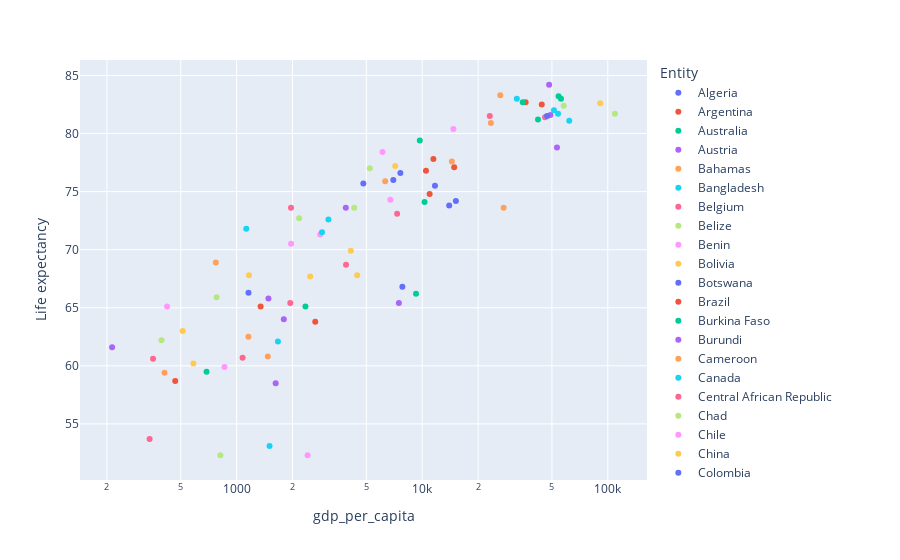

Notebook cell for this chart:
### Code cell
# show a logarithmic axis 
px.scatter(gdp_pop_le.query("Year == 2017"), x = "gdp_per_capita", y = "Life expectancy", color = "Entity", log_x = True)

### Figure 1 — Plotly figure (JSON) as saved in the notebook; plotly's stock layout.template omitted (floating-point values rounded to 4 significant figures)
{"data": [{"hovertemplate": "Entity=Algeria<br>gdp_per_capita=%{x}<br>Life expectancy=%{y}<extra></extra>", "legendgroup": "Algeria", "marker": {"color": "#636efa", "symbol": "circle"}, "mode": "markers", "name": "Algeria", "orientation": "v", "showlegend": true, "type": "scatter", "x": [4817.0], "xaxis": "x", "y": [75.7], "yaxis": "y"}, {"hovertemplate": "Entity=Argentina<br>gdp_per_capita=%{x}<br>Life expectancy=%{y}<extra></extra>", "legendgroup": "Argentina", "marker": {"color": "#EF553B", "symbol": "circle"}, "mode": "markers", "name": "Argentina", "orientation": "v", "showlegend": true, "type": "scatter", "x": [10480.0], "xaxis": "x", "y": [76.8], "yaxis": "y"}, {"hovertemplate": "Entity=Australia<br>gdp_per_capita=%{x}<br>Life expectancy=%{y}<extra></extra>", "legendgroup": "Australia", "marker": {"color": "#00cc96", "symbol": "circle"}, "mode": "markers", "name": "Australia", "orientation": "v", "showlegend": true, "type": "scatter", "x": [55960.0], "xaxis": "x", "y": [83], "yaxis": "y"}, {"hovertemplate": "Entity=Austria<br>gdp_per_capita=%{x}<br>Life expectancy=%{y}<extra></extra>", "legendgroup": "Austria", "marker": {"color": "#ab63fa", "symbol": "circle"}, "mode": "markers", "name": "Austria", "orientation": "v", "showlegend": true, "type": "scatter", "x": [49070.0], "xaxis": "x", "y": [81.6], "yaxis": "y"}, {"hovertemplate": "Entity=Bahamas<br>gdp_per_capita=%{x}<br>Life expectancy=%{y}<extra></extra>", "legendgroup": "Bahamas", "marker": {"color": "#FFA15A", "symbol": "circle"}, "mode": "markers", "name": "Bahamas", "orientation": "v", "showlegend": true, "type": "scatter", "x": [27470.0], "xaxis": "x", "y": [73.6], "yaxis": "y"}, {"hovertemplate": "Entity=Bangladesh<br>gdp_per_capita=%{x}<br>Life expectancy=%{y}<extra></extra>", "legendgroup": "Bangladesh", "marker": {"color": "#19d3f3", "symbol": "circle"}, "mode": "markers", "name": "Bangladesh", "orientation": "v", "showlegend": true, "type": "scatter", "x": [1127.0], "xaxis": "x", "y": [71.8], "yaxis": "y"}, {"hovertemplate": "Entity=Belgium<br>gdp_per_capita=%{x}<br>Life expectancy=%{y}<extra></extra>", "legendgroup": "Belgium", "marker": {"color": "#FF6692", "symbol": "circle"}, "mode": "markers", "name": "Belgium", "orientation": "v", "showlegend": true, "type": "scatter", "x": [45890.0], "xaxis": "x", "y": [81.4], "yaxis": "y"}, {"hovertemplate": "Entity=Belize<br>gdp_per_capita=%{x}<br>Life expectancy=%{y}<extra></extra>", "legendgroup": "Belize", "marker": {"color": "#B6E880", "symbol": "circle"}, "mode": "markers", "name": "Belize", "orientation": "v", "showlegend": true, "type": "scatter", "x": [4300.0], "xaxis": "x", "y": [73.6], "yaxis": "y"}, {"hovertemplate": "Entity=Benin<br>gdp_per_capita=%{x}<br>Life expectancy=%{y}<extra></extra>", "legendgroup": "Benin", "marker": {"color": "#FF97FF", "symbol": "circle"}, "mode": "markers", "name": "Benin", "orientation": "v", "showlegend": true, "type": "scatter", "x": [860.0], "xaxis": "x", "y": [59.9], "yaxis": "y"}, {"hovertemplate": "Entity=Bolivia<br>gdp_per_capita=%{x}<br>Life expectancy=%{y}<extra></extra>", "legendgroup": "Bolivia", "marker": {"color": "#FECB52", "symbol": "circle"}, "mode": "markers", "name": "Bolivia", "orientation": "v", "showlegend": true, "type": "scatter", "x": [2491.0], "xaxis": "x", "y": [67.7], "yaxis": "y"}, {"hovertemplate": "Entity=Botswana<br>gdp_per_capita=%{x}<br>Life expectancy=%{y}<extra></extra>", "legendgroup": "Botswana", "marker": {"color": "#636efa", "symbol": "circle"}, "mode": "markers", "name": "Botswana", "orientation": "v", "showlegend": true, "type": "scatter", "x": [7819.0], "xaxis": "x", "y": [66.8], "yaxis": "y"}, {"hovertemplate": "Entity=Brazil<br>gdp_per_capita=%{x}<br>Life expectancy=%{y}<extra></extra>", "legendgroup": "Brazil", "marker": {"color": "#EF553B", "symbol": "circle"}, "mode": "markers", "name": "Brazil", "orientation": "v", "showlegend": true, "type": "scatter", "x": [10970.0], "xaxis": "x", "y": [74.8], "yaxis": "y"}, {"hovertemplate": "Entity=Burkina Faso<br>gdp_per_capita=%{x}<br>Life expectancy=%{y}<extra></extra>", "legendgroup": "Burkina Faso", "marker": {"color": "#00cc96", "symbol": "circle"}, "mode": "markers", "name": "Burkina Faso", "orientation": "v", "showlegend": true, "type": "scatter", "x": [688.5], "xaxis": "x", "y": [59.5], "yaxis": "y"}, {"hovertemplate": "Entity=Burundi<br>gdp_per_capita=%{x}<br>Life expectancy=%{y}<extra></extra>", "legendgroup": "Burundi", "marker": {"color": "#ab63fa", "symbol": "circle"}, "mode": "markers", "name": "Burundi", "orientation": "v", "showlegend": true, "type": "scatter", "x": [213.3], "xaxis": "x", "y": [61.6], "yaxis": "y"}, {"hovertemplate": "Entity=Cameroon<br>gdp_per_capita=%{x}<br>Life expectancy=%{y}<extra></extra>", "legendgroup": "Cameroon", "marker": {"color": "#FFA15A", "symbol": "circle"}, "mode": "markers", "name": "Cameroon", "orientation": "v", "showlegend": true, "type": "scatter", "x": [1472.0], "xaxis": "x", "y": [60.8], "yaxis": "y"}, {"hovertemplate": "Entity=Canada<br>gdp_per_capita=%{x}<br>Life expectancy=%{y}<extra></extra>", "legendgroup": "Canada", "marker": {"color": "#19d3f3", "symbol": "circle"}, "mode": "markers", "name": "Canada", "orientation": "v", "showlegend": true, "type": "scatter", "x": [51280.0], "xaxis": "x", "y": [82], "yaxis": "y"}, {"hovertemplate": "Entity=Central African Republic<br>gdp_per_capita=%{x}<br>Life expectancy=%{y}<extra></extra>", "legendgroup": "Central African Republic", "marker": {"color": "#FF6692", "symbol": "circle"}, "mode": "markers", "name": "Central African Republic", "orientation": "v", "showlegend": true, "type": "scatter", "x": [339.6], "xaxis": "x", "y": [53.7], "yaxis": "y"}, {"hovertemplate": "Entity=Chad<br>gdp_per_capita=%{x}<br>Life expectancy=%{y}<extra></extra>", "legendgroup": "Chad", "marker": {"color": "#B6E880", "symbol": "circle"}, "mode": "markers", "name": "Chad", "orientation": "v", "showlegend": true, "type": "scatter", "x": [817.0], "xaxis": "x", "y": [52.3], "yaxis": "y"}, {"hovertemplate": "Entity=Chile<br>gdp_per_capita=%{x}<br>Life expectancy=%{y}<extra></extra>", "legendgroup": "Chile", "marker": {"color": "#FF97FF", "symbol": "circle"}, "mode": "markers", "name": "Chile", "orientation": "v", "showlegend": true, "type": "scatter", "x": [14720.0], "xaxis": "x", "y": [80.4], "yaxis": "y"}, {"hovertemplate": "Entity=China<br>gdp_per_capita=%{x}<br>Life expectancy=%{y}<extra></extra>", "legendgroup": "China", "marker": {"color": "#FECB52", "symbol": "circle"}, "mode": "markers", "name": "China", "orientation": "v", "showlegend": true, "type": "scatter", "x": [7150.0], "xaxis": "x", "y": [77.2], "yaxis": "y"}, {"hovertemplate": "Entity=Colombia<br>gdp_per_capita=%{x}<br>Life expectancy=%{y}<extra></extra>", "legendgroup": "Colombia", "marker": {"color": "#636efa", "symbol": "circle"}, "mode": "markers", "name": "Colombia", "orientation": "v", "showlegend": true, "type": "scatter", "x": [7625.0], "xaxis": "x", "y": [76.6], "yaxis": "y"}, {"hovertemplate": "Entity=Congo<br>gdp_per_capita=%{x}<br>Life expectancy=%{y}<extra></extra>", "legendgroup": "Congo", "marker": {"color": "#EF553B", "symbol": "circle"}, "mode": "markers", "name": "Congo", "orientation": "v", "showlegend": true, "type": "scatter", "x": [2652.0], "xaxis": "x", "y": [63.8], "yaxis": "y"}, {"hovertemplate": "Entity=Costa Rica<br>gdp_per_capita=%{x}<br>Life expectancy=%{y}<extra></extra>", "legendgroup": "Costa Rica", "marker": {"color": "#00cc96", "symbol": "circle"}, "mode": "markers", "name": "Costa Rica", "orientation": "v", "showlegend": true, "type": "scatter", "x": [9704.0], "xaxis": "x", "y": [79.4], "yaxis": "y"}, {"hovertemplate": "Entity=Cote d'Ivoire<br>gdp_per_capita=%{x}<br>Life expectancy=%{y}<extra></extra>", "legendgroup": "Cote d'Ivoire", "marker": {"color": "#ab63fa", "symbol": "circle"}, "mode": "markers", "name": "Cote d'Ivoire", "orientation": "v", "showlegend": true, "type": "scatter", "x": [1623.0], "xaxis": "x", "y": [58.5], "yaxis": "y"}, {"hovertemplate": "Entity=Democratic Republic of Congo<br>gdp_per_capita=%{x}<br>Life expectancy=%{y}<extra></extra>", "legendgroup": "Democratic Republic of Congo", "marker": {"color": "#FFA15A", "symbol": "circle"}, "mode": "markers", "name": "Democratic Republic of Congo", "orientation": "v", "showlegend": true, "type": "scatter", "x": [408.8], "xaxis": "x", "y": [59.4], "yaxis": "y"}, {"hovertemplate": "Entity=Denmark<br>gdp_per_capita=%{x}<br>Life expectancy=%{y}<extra></extra>", "legendgroup": "Denmark", "marker": {"color": "#19d3f3", "symbol": "circle"}, "mode": "markers", "name": "Denmark", "orientation": "v", "showlegend": true, "type": "scatter", "x": [61990.0], "xaxis": "x", "y": [81.1], "yaxis": "y"}, {"hovertemplate": "Entity=Dominican Republic<br>gdp_per_capita=%{x}<br>Life expectancy=%{y}<extra></extra>", "legendgroup": "Dominican Republic", "marker": {"color": "#FF6692", "symbol": "circle"}, "mode": "markers", "name": "Dominican Republic", "orientation": "v", "showlegend": true, "type": "scatter", "x": [7326.0], "xaxis": "x", "y": [73.1], "yaxis": "y"}, {"hovertemplate": "Entity=Ecuador<br>gdp_per_capita=%{x}<br>Life expectancy=%{y}<extra></extra>", "legendgroup": "Ecuador", "marker": {"color": "#B6E880", "symbol": "circle"}, "mode": "markers", "name": "Ecuador", "orientation": "v", "showlegend": true, "type": "scatter", "x": [5219.0], "xaxis": "x", "y": [77], "yaxis": "y"}, {"hovertemplate": "Entity=Egypt<br>gdp_per_capita=%{x}<br>Life expectancy=%{y}<extra></extra>", "legendgroup": "Egypt", "marker": {"color": "#FF97FF", "symbol": "circle"}, "mode": "markers", "name": "Egypt", "orientation": "v", "showlegend": true, "type": "scatter", "x": [2817.0], "xaxis": "x", "y": [71.3], "yaxis": "y"}, {"hovertemplate": "Entity=Fiji<br>gdp_per_capita=%{x}<br>Life expectancy=%{y}<extra></extra>", "legendgroup": "Fiji", "marker": {"color": "#FECB52", "symbol": "circle"}, "mode": "markers", "name": "Fiji", "orientation": "v", "showlegend": true, "type": "scatter", "x": [4463.0], "xaxis": "x", "y": [67.8], "yaxis": "y"}, {"hovertemplate": "Entity=Finland<br>gdp_per_capita=%{x}<br>Life expectancy=%{y}<extra></extra>", "legendgroup": "Finland", "marker": {"color": "#636efa", "symbol": "circle"}, "mode": "markers", "name": "Finland", "orientation": "v", "showlegend": true, "type": "scatter", "x": [47060.0], "xaxis": "x", "y": [81.5], "yaxis": "y"}, {"hovertemplate": "Entity=France<br>gdp_per_capita=%{x}<br>Life expectancy=%{y}<extra></extra>", "legendgroup": "France", "marker": {"color": "#EF553B", "symbol": "circle"}, "mode": "markers", "name": "France", "orientation": "v", "showlegend": true, "type": "scatter", "x": [44060.0], "xaxis": "x", "y": [82.5], "yaxis": "y"}, {"hovertemplate": "Entity=Gabon<br>gdp_per_capita=%{x}<br>Life expectancy=%{y}<extra></extra>", "legendgroup": "Gabon", "marker": {"color": "#00cc96", "symbol": "circle"}, "mode": "markers", "name": "Gabon", "orientation": "v", "showlegend": true, "type": "scatter", "x": [9260.0], "xaxis": "x", "y": [66.2], "yaxis": "y"}, {"hovertemplate": "Entity=Ghana<br>gdp_per_capita=%{x}<br>Life expectancy=%{y}<extra></extra>", "legendgroup": "Ghana", "marker": {"color": "#ab63fa", "symbol": "circle"}, "mode": "markers", "name": "Ghana", "orientation": "v", "showlegend": true, "type": "scatter", "x": [1796.0], "xaxis": "x", "y": [64], "yaxis": "y"}, {"hovertemplate": "Entity=Greece<br>gdp_per_capita=%{x}<br>Life expectancy=%{y}<extra></extra>", "legendgroup": "Greece", "marker": {"color": "#FFA15A", "symbol": "circle"}, "mode": "markers", "name": "Greece", "orientation": "v", "showlegend": true, "type": "scatter", "x": [23440.0], "xaxis": "x", "y": [80.9], "yaxis": "y"}, {"hovertemplate": "Entity=Guatemala<br>gdp_per_capita=%{x}<br>Life expectancy=%{y}<extra></extra>", "legendgroup": "Guatemala", "marker": {"color": "#19d3f3", "symbol": "circle"}, "mode": "markers", "name": "Guatemala", "orientation": "v", "showlegend": true, "type": "scatter", "x": [3124.0], "xaxis": "x", "y": [72.6], "yaxis": "y"}, {"hovertemplate": "Entity=Guyana<br>gdp_per_capita=%{x}<br>Life expectancy=%{y}<extra></extra>", "legendgroup": "Guyana", "marker": {"color": "#FF6692", "symbol": "circle"}, "mode": "markers", "name": "Guyana", "orientation": "v", "showlegend": true, "type": "scatter", "x": [3886.0], "xaxis": "x", "y": [68.7], "yaxis": "y"}, {"hovertemplate": "Entity=Honduras<br>gdp_per_capita=%{x}<br>Life expectancy=%{y}<extra></extra>", "legendgroup": "Honduras", "marker": {"color": "#B6E880", "symbol": "circle"}, "mode": "markers", "name": "Honduras", "orientation": "v", "showlegend": true, "type": "scatter", "x": [2172.0], "xaxis": "x", "y": [72.7], "yaxis": "y"}, {"hovertemplate": "Entity=India<br>gdp_per_capita=%{x}<br>Life expectancy=%{y}<extra></extra>", "legendgroup": "India", "marker": {"color": "#FF97FF", "symbol": "circle"}, "mode": "markers", "name": "India", "orientation": "v", "showlegend": true, "type": "scatter", "x": [1964.0], "xaxis": "x", "y": [70.5], "yaxis": "y"}, {"hovertemplate": "Entity=Indonesia<br>gdp_per_capita=%{x}<br>Life expectancy=%{y}<extra></extra>", "legendgroup": "Indonesia", "marker": {"color": "#FECB52", "symbol": "circle"}, "mode": "markers", "name": "Indonesia", "orientation": "v", "showlegend": true, "type": "scatter", "x": [4120.0], "xaxis": "x", "y": [69.9], "yaxis": "y"}, {"hovertemplate": "Entity=Iran<br>gdp_per_capita=%{x}<br>Life expectancy=%{y}<extra></extra>", "legendgroup": "Iran", "marker": {"color": "#636efa", "symbol": "circle"}, "mode": "markers", "name": "Iran", "orientation": "v", "showlegend": true, "type": "scatter", "x": [6989.0], "xaxis": "x", "y": [76], "yaxis": "y"}, {"hovertemplate": "Entity=Israel<br>gdp_per_capita=%{x}<br>Life expectancy=%{y}<extra></extra>", "legendgroup": "Israel", "marker": {"color": "#EF553B", "symbol": "circle"}, "mode": "markers", "name": "Israel", "orientation": "v", "showlegend": true, "type": "scatter", "x": [36070.0], "xaxis": "x", "y": [82.7], "yaxis": "y"}, {"hovertemplate": "Entity=Italy<br>gdp_per_capita=%{x}<br>Life expectancy=%{y}<extra></extra>", "legendgroup": "Italy", "marker": {"color": "#00cc96", "symbol": "circle"}, "mode": "markers", "name": "Italy", "orientation": "v", "showlegend": true, "type": "scatter", "x": [34810.0], "xaxis": "x", "y": [82.7], "yaxis": "y"}, {"hovertemplate": "Entity=Japan<br>gdp_per_capita=%{x}<br>Life expectancy=%{y}<extra></extra>", "legendgroup": "Japan", "marker": {"color": "#ab63fa", "symbol": "circle"}, "mode": "markers", "name": "Japan", "orientation": "v", "showlegend": true, "type": "scatter", "x": [48280.0], "xaxis": "x", "y": [84.2], "yaxis": "y"}, {"hovertemplate": "Entity=Kenya<br>gdp_per_capita=%{x}<br>Life expectancy=%{y}<extra></extra>", "legendgroup": "Kenya", "marker": {"color": "#FFA15A", "symbol": "circle"}, "mode": "markers", "name": "Kenya", "orientation": "v", "showlegend": true, "type": "scatter", "x": [1157.0], "xaxis": "x", "y": [62.5], "yaxis": "y"}, {"hovertemplate": "Entity=Lesotho<br>gdp_per_capita=%{x}<br>Life expectancy=%{y}<extra></extra>", "legendgroup": "Lesotho", "marker": {"color": "#19d3f3", "symbol": "circle"}, "mode": "markers", "name": "Lesotho", "orientation": "v", "showlegend": true, "type": "scatter", "x": [1504.0], "xaxis": "x", "y": [53.1], "yaxis": "y"}, {"hovertemplate": "Entity=Liberia<br>gdp_per_capita=%{x}<br>Life expectancy=%{y}<extra></extra>", "legendgroup": "Liberia", "marker": {"color": "#FF6692", "symbol": "circle"}, "mode": "markers", "name": "Liberia", "orientation": "v", "showlegend": true, "type": "scatter", "x": [354.5], "xaxis": "x", "y": [60.6], "yaxis": "y"}, {"hovertemplate": "Entity=Luxembourg<br>gdp_per_capita=%{x}<br>Life expectancy=%{y}<extra></extra>", "legendgroup": "Luxembourg", "marker": {"color": "#B6E880", "symbol": "circle"}, "mode": "markers", "name": "Luxembourg", "orientation": "v", "showlegend": true, "type": "scatter", "x": [109200.0], "xaxis": "x", "y": [81.7], "yaxis": "y"}, {"hovertemplate": "Entity=Madagascar<br>gdp_per_capita=%{x}<br>Life expectancy=%{y}<extra></extra>", "legendgroup": "Madagascar", "marker": {"color": "#FF97FF", "symbol": "circle"}, "mode": "markers", "name": "Madagascar", "orientation": "v", "showlegend": true, "type": "scatter", "x": [421.9], "xaxis": "x", "y": [65.1], "yaxis": "y"}, {"hovertemplate": "Entity=Malawi<br>gdp_per_capita=%{x}<br>Life expectancy=%{y}<extra></extra>", "legendgroup": "Malawi", "marker": {"color": "#FECB52", "symbol": "circle"}, "mode": "markers", "name": "Malawi", "orientation": "v", "showlegend": true, "type": "scatter", "x": [512.7], "xaxis": "x", "y": [63], "yaxis": "y"}, {"hovertemplate": "Entity=Malaysia<br>gdp_per_capita=%{x}<br>Life expectancy=%{y}<extra></extra>", "legendgroup": "Malaysia", "marker": {"color": "#636efa", "symbol": "circle"}, "mode": "markers", "name": "Malaysia", "orientation": "v", "showlegend": true, "type": "scatter", "x": [11710.0], "xaxis": "x", "y": [75.5], "yaxis": "y"}, {"hovertemplate": "Entity=Mauritania<br>gdp_per_capita=%{x}<br>Life expectancy=%{y}<extra></extra>", "legendgroup": "Mauritania", "marker": {"color": "#EF553B", "symbol": "circle"}, "mode": "markers", "name": "Mauritania", "orientation": "v", "showlegend": true, "type": "scatter", "x": [1347.0], "xaxis": "x", "y": [65.1], "yaxis": "y"}, {"hovertemplate": "Entity=Mexico<br>gdp_per_capita=%{x}<br>Life expectancy=%{y}<extra></extra>", "legendgroup": "Mexico", "marker": {"color": "#00cc96", "symbol": "circle"}, "mode": "markers", "name": "Mexico", "orientation": "v", "showlegend": true, "type": "scatter", "x": [10300.0], "xaxis": "x", "y": [74.1], "yaxis": "y"}, {"hovertemplate": "Entity=Myanmar<br>gdp_per_capita=%{x}<br>Life expectancy=%{y}<extra></extra>", "legendgroup": "Myanmar", "marker": {"color": "#ab63fa", "symbol": "circle"}, "mode": "markers", "name": "Myanmar", "orientation": "v", "showlegend": true, "type": "scatter", "x": [1484.0], "xaxis": "x", "y": [65.8], "yaxis": "y"}, {"hovertemplate": "Entity=Nepal<br>gdp_per_capita=%{x}<br>Life expectancy=%{y}<extra></extra>", "legendgroup": "Nepal", "marker": {"color": "#FFA15A", "symbol": "circle"}, "mode": "markers", "name": "Nepal", "orientation": "v", "showlegend": true, "type": "scatter", "x": [772.5], "xaxis": "x", "y": [68.9], "yaxis": "y"}, {"hovertemplate": "Entity=Netherlands<br>gdp_per_capita=%{x}<br>Life expectancy=%{y}<extra></extra>", "legendgroup": "Netherlands", "marker": {"color": "#19d3f3", "symbol": "circle"}, "mode": "markers", "name": "Netherlands", "orientation": "v", "showlegend": true, "type": "scatter", "x": [53950.0], "xaxis": "x", "y": [81.7], "yaxis": "y"}, {"hovertemplate": "Entity=Nicaragua<br>gdp_per_capita=%{x}<br>Life expectancy=%{y}<extra></extra>", "legendgroup": "Nicaragua", "marker": {"color": "#FF6692", "symbol": "circle"}, "mode": "markers", "name": "Nicaragua", "orientation": "v", "showlegend": true, "type": "scatter", "x": [1963.0], "xaxis": "x", "y": [73.6], "yaxis": "y"}, {"hovertemplate": "Entity=Niger<br>gdp_per_capita=%{x}<br>Life expectancy=%{y}<extra></extra>", "legendgroup": "Niger", "marker": {"color": "#B6E880", "symbol": "circle"}, "mode": "markers", "name": "Niger", "orientation": "v", "showlegend": true, "type": "scatter", "x": [393.7], "xaxis": "x", "y": [62.2], "yaxis": "y"}, {"hovertemplate": "Entity=Nigeria<br>gdp_per_capita=%{x}<br>Life expectancy=%{y}<extra></extra>", "legendgroup": "Nigeria", "marker": {"color": "#FF97FF", "symbol": "circle"}, "mode": "markers", "name": "Nigeria", "orientation": "v", "showlegend": true, "type": "scatter", "x": [2413.0], "xaxis": "x", "y": [52.3], "yaxis": "y"}, {"hovertemplate": "Entity=Norway<br>gdp_per_capita=%{x}<br>Life expectancy=%{y}<extra></extra>", "legendgroup": "Norway", "marker": {"color": "#FECB52", "symbol": "circle"}, "mode": "markers", "name": "Norway", "orientation": "v", "showlegend": true, "type": "scatter", "x": [90980.0], "xaxis": "x", "y": [82.6], "yaxis": "y"}, {"hovertemplate": "Entity=Pakistan<br>gdp_per_capita=%{x}<br>Life expectancy=%{y}<extra></extra>", "legendgroup": "Pakistan", "marker": {"color": "#636efa", "symbol": "circle"}, "mode": "markers", "name": "Pakistan", "orientation": "v", "showlegend": true, "type": "scatter", "x": [1158.0], "xaxis": "x", "y": [66.3], "yaxis": "y"}, {"hovertemplate": "Entity=Panama<br>gdp_per_capita=%{x}<br>Life expectancy=%{y}<extra></extra>", "legendgroup": "Panama", "marker": {"color": "#EF553B", "symbol": "circle"}, "mode": "markers", "name": "Panama", "orientation": "v", "showlegend": true, "type": "scatter", "x": [11490.0], "xaxis": "x", "y": [77.8], "yaxis": "y"}, {"hovertemplate": "Entity=Papua New Guinea<br>gdp_per_capita=%{x}<br>Life expectancy=%{y}<extra></extra>", "legendgroup": "Papua New Guinea", "marker": {"color": "#00cc96", "symbol": "circle"}, "mode": "markers", "name": "Papua New Guinea", "orientation": "v", "showlegend": true, "type": "scatter", "x": [2348.0], "xaxis": "x", "y": [65.1], "yaxis": "y"}, {"hovertemplate": "Entity=Paraguay<br>gdp_per_capita=%{x}<br>Life expectancy=%{y}<extra></extra>", "legendgroup": "Paraguay", "marker": {"color": "#ab63fa", "symbol": "circle"}, "mode": "markers", "name": "Paraguay", "orientation": "v", "showlegend": true, "type": "scatter", "x": [3874.0], "xaxis": "x", "y": [73.6], "yaxis": "y"}, {"hovertemplate": "Entity=Peru<br>gdp_per_capita=%{x}<br>Life expectancy=%{y}<extra></extra>", "legendgroup": "Peru", "marker": {"color": "#FFA15A", "symbol": "circle"}, "mode": "markers", "name": "Peru", "orientation": "v", "showlegend": true, "type": "scatter", "x": [6314.0], "xaxis": "x", "y": [75.9], "yaxis": "y"}, {"hovertemplate": "Entity=Philippines<br>gdp_per_capita=%{x}<br>Life expectancy=%{y}<extra></extra>", "legendgroup": "Philippines", "marker": {"color": "#19d3f3", "symbol": "circle"}, "mode": "markers", "name": "Philippines", "orientation": "v", "showlegend": true, "type": "scatter", "x": [2884.0], "xaxis": "x", "y": [71.5], "yaxis": "y"}, {"hovertemplate": "Entity=Portugal<br>gdp_per_capita=%{x}<br>Life expectancy=%{y}<extra></extra>", "legendgroup": "Portugal", "marker": {"color": "#FF6692", "symbol": "circle"}, "mode": "markers", "name": "Portugal", "orientation": "v", "showlegend": true, "type": "scatter", "x": [23130.0], "xaxis": "x", "y": [81.5], "yaxis": "y"}, {"hovertemplate": "Entity=Rwanda<br>gdp_per_capita=%{x}<br>Life expectancy=%{y}<extra></extra>", "legendgroup": "Rwanda", "marker": {"color": "#B6E880", "symbol": "circle"}, "mode": "markers", "name": "Rwanda", "orientation": "v", "showlegend": true, "type": "scatter", "x": [779.7], "xaxis": "x", "y": [65.9], "yaxis": "y"}, {"hovertemplate": "Entity=Saint Vincent and the Grenadines<br>gdp_per_capita=%{x}<br>Life expectancy=%{y}<extra></extra>", "legendgroup": "Saint Vincent and the Grenadines", "marker": {"color": "#FF97FF", "symbol": "circle"}, "mode": "markers", "name": "Saint Vincent and the Grenadines", "orientation": "v", "showlegend": true, "type": "scatter", "x": [6736.0], "xaxis": "x", "y": [74.3], "yaxis": "y"}, {"hovertemplate": "Entity=Senegal<br>gdp_per_capita=%{x}<br>Life expectancy=%{y}<extra></extra>", "legendgroup": "Senegal", "marker": {"color": "#FECB52", "symbol": "circle"}, "mode": "markers", "name": "Senegal", "orientation": "v", "showlegend": true, "type": "scatter", "x": [1166.0], "xaxis": "x", "y": [67.8], "yaxis": "y"}, {"hovertemplate": "Entity=Seychelles<br>gdp_per_capita=%{x}<br>Life expectancy=%{y}<extra></extra>", "legendgroup": "Seychelles", "marker": {"color": "#636efa", "symbol": "circle"}, "mode": "markers", "name": "Seychelles", "orientation": "v", "showlegend": true, "type": "scatter", "x": [13970.0], "xaxis": "x", "y": [73.8], "yaxis": "y"}, {"hovertemplate": "Entity=Sierra Leone<br>gdp_per_capita=%{x}<br>Life expectancy=%{y}<extra></extra>", "legendgroup": "Sierra Leone", "marker": {"color": "#EF553B", "symbol": "circle"}, "mode": "markers", "name": "Sierra Leone", "orientation": "v", "showlegend": true, "type": "scatter", "x": [466.7], "xaxis": "x", "y": [58.7], "yaxis": "y"}, {"hovertemplate": "Entity=Singapore<br>gdp_per_capita=%{x}<br>Life expectancy=%{y}<extra></extra>", "legendgroup": "Singapore", "marker": {"color": "#00cc96", "symbol": "circle"}, "mode": "markers", "name": "Singapore", "orientation": "v", "showlegend": true, "type": "scatter", "x": [54310.0], "xaxis": "x", "y": [83.2], "yaxis": "y"}, {"hovertemplate": "Entity=South Africa<br>gdp_per_capita=%{x}<br>Life expectancy=%{y}<extra></extra>", "legendgroup": "South Africa", "marker": {"color": "#ab63fa", "symbol": "circle"}, "mode": "markers", "name": "South Africa", "orientation": "v", "showlegend": true, "type": "scatter", "x": [7486.0], "xaxis": "x", "y": [65.4], "yaxis": "y"}, {"hovertemplate": "Entity=South Korea<br>gdp_per_capita=%{x}<br>Life expectancy=%{y}<extra></extra>", "legendgroup": "South Korea", "marker": {"color": "#FFA15A", "symbol": "circle"}, "mode": "markers", "name": "South Korea", "orientation": "v", "showlegend": true, "type": "scatter", "x": [26340.0], "xaxis": "x", "y": [83.3], "yaxis": "y"}, {"hovertemplate": "Entity=Spain<br>gdp_per_capita=%{x}<br>Life expectancy=%{y}<extra></extra>", "legendgroup": "Spain", "marker": {"color": "#19d3f3", "symbol": "circle"}, "mode": "markers", "name": "Spain", "orientation": "v", "showlegend": true, "type": "scatter", "x": [32350.0], "xaxis": "x", "y": [83], "yaxis": "y"}, {"hovertemplate": "Entity=Sudan<br>gdp_per_capita=%{x}<br>Life expectancy=%{y}<extra></extra>", "legendgroup": "Sudan", "marker": {"color": "#FF6692", "symbol": "circle"}, "mode": "markers", "name": "Sudan", "orientation": "v", "showlegend": true, "type": "scatter", "x": [1946.0], "xaxis": "x", "y": [65.4], "yaxis": "y"}, {"hovertemplate": "Entity=Sweden<br>gdp_per_capita=%{x}<br>Life expectancy=%{y}<extra></extra>", "legendgroup": "Sweden", "marker": {"color": "#B6E880", "symbol": "circle"}, "mode": "markers", "name": "Sweden", "orientation": "v", "showlegend": true, "type": "scatter", "x": [57870.0], "xaxis": "x", "y": [82.4], "yaxis": "y"}, {"hovertemplate": "Entity=Thailand<br>gdp_per_capita=%{x}<br>Life expectancy=%{y}<extra></extra>", "legendgroup": "Thailand", "marker": {"color": "#FF97FF", "symbol": "circle"}, "mode": "markers", "name": "Thailand", "orientation": "v", "showlegend": true, "type": "scatter", "x": [6110.0], "xaxis": "x", "y": [78.4], "yaxis": "y"}, {"hovertemplate": "Entity=Togo<br>gdp_per_capita=%{x}<br>Life expectancy=%{y}<extra></extra>", "legendgroup": "Togo", "marker": {"color": "#FECB52", "symbol": "circle"}, "mode": "markers", "name": "Togo", "orientation": "v", "showlegend": true, "type": "scatter", "x": [584.9], "xaxis": "x", "y": [60.2], "yaxis": "y"}, {"hovertemplate": "Entity=Trinidad and Tobago<br>gdp_per_capita=%{x}<br>Life expectancy=%{y}<extra></extra>", "legendgroup": "Trinidad and Tobago", "marker": {"color": "#636efa", "symbol": "circle"}, "mode": "markers", "name": "Trinidad and Tobago", "orientation": "v", "showlegend": true, "type": "scatter", "x": [15190.0], "xaxis": "x", "y": [74.2], "yaxis": "y"}, {"hovertemplate": "Entity=Turkey<br>gdp_per_capita=%{x}<br>Life expectancy=%{y}<extra></extra>", "legendgroup": "Turkey", "marker": {"color": "#EF553B", "symbol": "circle"}, "mode": "markers", "name": "Turkey", "orientation": "v", "showlegend": true, "type": "scatter", "x": [14860.0], "xaxis": "x", "y": [77.1], "yaxis": "y"}, {"hovertemplate": "Entity=United Kingdom<br>gdp_per_capita=%{x}<br>Life expectancy=%{y}<extra></extra>", "legendgroup": "United Kingdom", "marker": {"color": "#00cc96", "symbol": "circle"}, "mode": "markers", "name": "United Kingdom", "orientation": "v", "showlegend": true, "type": "scatter", "x": [42070.0], "xaxis": "x", "y": [81.2], "yaxis": "y"}, {"hovertemplate": "Entity=United States<br>gdp_per_capita=%{x}<br>Life expectancy=%{y}<extra></extra>", "legendgroup": "United States", "marker": {"color": "#ab63fa", "symbol": "circle"}, "mode": "markers", "name": "United States", "orientation": "v", "showlegend": true, "type": "scatter", "x": [53230.0], "xaxis": "x", "y": [78.8], "yaxis": "y"}, {"hovertemplate": "Entity=Uruguay<br>gdp_per_capita=%{x}<br>Life expectancy=%{y}<extra></extra>", "legendgroup": "Uruguay", "marker": {"color": "#FFA15A", "symbol": "circle"}, "mode": "markers", "name": "Uruguay", "orientation": "v", "showlegend": true, "type": "scatter", "x": [14450.0], "xaxis": "x", "y": [77.6], "yaxis": "y"}, {"hovertemplate": "Entity=Zambia<br>gdp_per_capita=%{x}<br>Life expectancy=%{y}<extra></extra>", "legendgroup": "Zambia", "marker": {"color": "#19d3f3", "symbol": "circle"}, "mode": "markers", "name": "Zambia", "orientation": "v", "showlegend": true, "type": "scatter", "x": [1670.0], "xaxis": "x", "y": [62.1], "yaxis": "y"}, {"hovertemplate": "Entity=Zimbabwe<br>gdp_per_capita=%{x}<br>Life expectancy=%{y}<extra></extra>", "legendgroup": "Zimbabwe", "marker": {"color": "#FF6692", "symbol": "circle"}, "mode": "markers", "name": "Zimbabwe", "orientation": "v", "showlegend": true, "type": "scatter", "x": [1077.0], "xaxis": "x", "y": [60.7], "yaxis": "y"}], "layout": {"legend": {"title": {"text": "Entity"}, "tracegroupgap": 0}, "margin": {"t": 60}, "xaxis": {"anchor": "y", "domain": [0, 1], "title": {"text": "gdp_per_capita"}, "type": "log"}, "yaxis": {"anchor": "x", "domain": [0, 1], "title": {"text": "Life expectancy"}}}}
